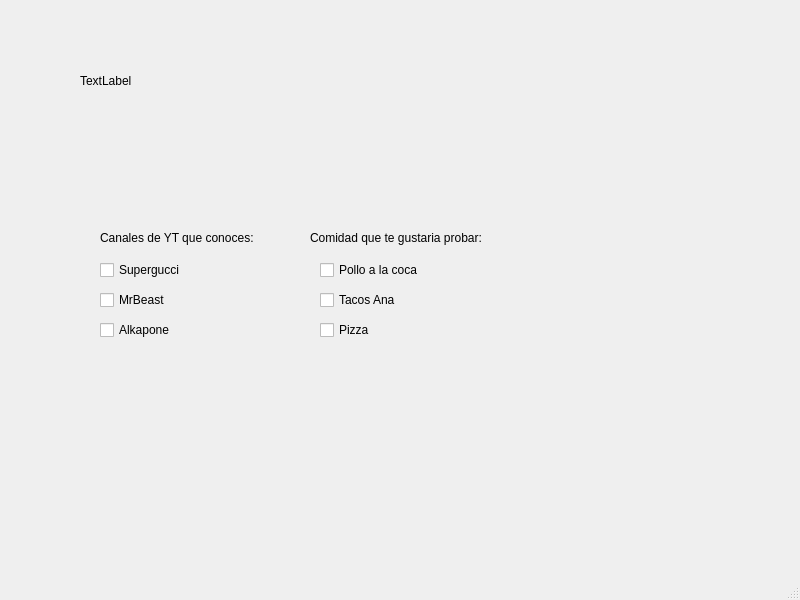
<?xml version="1.0" encoding="UTF-8"?>
<ui version="4.0">
 <class>MainWindow</class>
 <widget class="QMainWindow" name="MainWindow">
  <property name="geometry">
   <rect>
    <x>0</x>
    <y>0</y>
    <width>800</width>
    <height>600</height>
   </rect>
  </property>
  <property name="windowTitle">
   <string>MainWindow</string>
  </property>
  <widget class="QWidget" name="centralwidget">
   <widget class="QLabel" name="label">
    <property name="geometry">
     <rect>
      <x>80</x>
      <y>60</y>
      <width>141</width>
      <height>41</height>
     </rect>
    </property>
    <property name="text">
     <string>TextLabel</string>
    </property>
   </widget>
   <widget class="QLabel" name="label_2">
    <property name="enabled">
     <bool>true</bool>
    </property>
    <property name="geometry">
     <rect>
      <x>240</x>
      <y>20</y>
      <width>301</width>
      <height>151</height>
     </rect>
    </property>
    <property name="styleSheet">
     <string notr="true">image: url(:/Logos/messi.png);</string>
    </property>
    <property name="text">
     <string/>
    </property>
   </widget>
   <widget class="QLabel" name="label_4">
    <property name="enabled">
     <bool>true</bool>
    </property>
    <property name="geometry">
     <rect>
      <x>560</x>
      <y>20</y>
      <width>221</width>
      <height>121</height>
     </rect>
    </property>
    <property name="styleSheet">
     <string notr="true">image: url(:/Logos/olivia.jpg);</string>
    </property>
    <property name="text">
     <string/>
    </property>
   </widget>
   <widget class="QLabel" name="label_5">
    <property name="enabled">
     <bool>true</bool>
    </property>
    <property name="geometry">
     <rect>
      <x>10</x>
      <y>20</y>
      <width>241</width>
      <height>101</height>
     </rect>
    </property>
    <property name="styleSheet">
     <string notr="true">image: url(:/Logos/adame.jpg);</string>
    </property>
    <property name="text">
     <string/>
    </property>
   </widget>
   <widget class="QLabel" name="label_6">
    <property name="enabled">
     <bool>true</bool>
    </property>
    <property name="geometry">
     <rect>
      <x>610</x>
      <y>460</y>
      <width>191</width>
      <height>101</height>
     </rect>
    </property>
    <property name="styleSheet">
     <string notr="true">
image: url(:/Logos/adame.jpg);</string>
    </property>
    <property name="text">
     <string/>
    </property>
   </widget>
   <widget class="QLabel" name="label_3">
    <property name="geometry">
     <rect>
      <x>100</x>
      <y>230</y>
      <width>171</width>
      <height>16</height>
     </rect>
    </property>
    <property name="text">
     <string>Canales de YT que conoces:</string>
    </property>
   </widget>
   <widget class="QLabel" name="label_7">
    <property name="geometry">
     <rect>
      <x>310</x>
      <y>230</y>
      <width>201</width>
      <height>16</height>
     </rect>
    </property>
    <property name="text">
     <string>Comidad que te gustaria probar:</string>
    </property>
   </widget>
   <widget class="QCheckBox" name="cb_supergucci">
    <property name="geometry">
     <rect>
      <x>100</x>
      <y>260</y>
      <width>111</width>
      <height>20</height>
     </rect>
    </property>
    <property name="text">
     <string>Supergucci</string>
    </property>
   </widget>
   <widget class="QCheckBox" name="cb_mrbeast">
    <property name="geometry">
     <rect>
      <x>100</x>
      <y>290</y>
      <width>81</width>
      <height>20</height>
     </rect>
    </property>
    <property name="text">
     <string>MrBeast</string>
    </property>
   </widget>
   <widget class="QCheckBox" name="cb_alkapone">
    <property name="geometry">
     <rect>
      <x>100</x>
      <y>320</y>
      <width>81</width>
      <height>20</height>
     </rect>
    </property>
    <property name="text">
     <string>Alkapone</string>
    </property>
   </widget>
   <widget class="QCheckBox" name="cb_pollo">
    <property name="geometry">
     <rect>
      <x>320</x>
      <y>260</y>
      <width>131</width>
      <height>20</height>
     </rect>
    </property>
    <property name="text">
     <string>Pollo a la coca</string>
    </property>
   </widget>
   <widget class="QCheckBox" name="cb_tacos">
    <property name="geometry">
     <rect>
      <x>320</x>
      <y>290</y>
      <width>111</width>
      <height>20</height>
     </rect>
    </property>
    <property name="text">
     <string>Tacos Ana</string>
    </property>
   </widget>
   <widget class="QCheckBox" name="cb_pizza">
    <property name="geometry">
     <rect>
      <x>320</x>
      <y>320</y>
      <width>81</width>
      <height>20</height>
     </rect>
    </property>
    <property name="text">
     <string>Pizza</string>
    </property>
   </widget>
  </widget>
  <widget class="QMenuBar" name="menubar">
   <property name="geometry">
    <rect>
     <x>0</x>
     <y>0</y>
     <width>800</width>
     <height>26</height>
    </rect>
   </property>
  </widget>
  <widget class="QStatusBar" name="statusbar"/>
 </widget>
 <resources>
  <include location="../../Archivos/Recursos.qrc"/>
 </resources>
 <connections/>
</ui>
